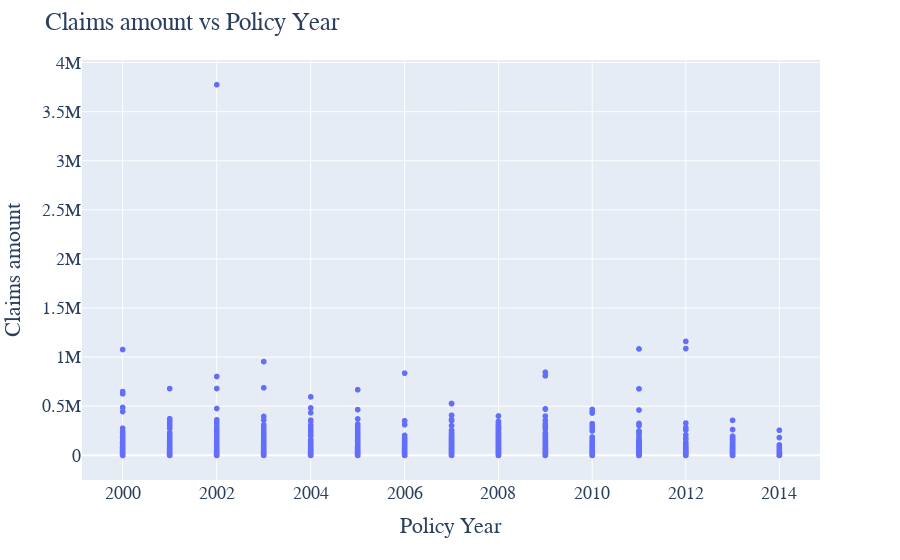

Notebook code cell kept with this figure:
### Markdown cell above
# Correlation between Claims amount and Policy Year using Interactivity and other features - Claims category and Claims cause

### Code cell
claims_5 = px.scatter(claims, x="Policy Year", y="Claims", log_x=True,hover_name="Claims_Category",hover_data=["Cause"])
claims_5.update_layout(
    title=" Claims amount vs Policy Year",
    xaxis_title="Policy Year",
    yaxis_title="Claims amount",
    font=dict(
        family="Courier New, monospace",
        size=18))       

claims_5.show()

### Figure 1 — Plotly figure (JSON) as saved in the notebook; plotly's stock layout.template omitted (floating-point values rounded to 4 significant figures; data arrays with more than 128 entries replaced by an {"elided": "..."} marker saying what was removed)
{"data": [{"customdata": {"elided": "5872x1 str values"}, "hoverlabel": {"namelength": 0}, "hovertemplate": "<b>%{hovertext}</b><br><br>Policy Year=%{x}<br>Claims=%{y}<br>Cause=%{customdata[0]}", "hovertext": {"elided": "5872 str values"}, "legendgroup": "", "marker": {"color": "#636efa", "symbol": "circle"}, "mode": "markers", "name": "", "showlegend": false, "type": "scattergl", "x": {"elided": "5872 int values"}, "xaxis": "x", "y": {"elided": "5872 int values"}, "yaxis": "y"}], "layout": {"font": {"family": "Courier New, monospace", "size": 18}, "legend": {"tracegroupgap": 0}, "margin": {"t": 60}, "title": {"text": " Claims amount vs Policy Year"}, "xaxis": {"anchor": "y", "domain": [0, 1], "title": {"text": "Policy Year"}, "type": "log"}, "yaxis": {"anchor": "x", "domain": [0, 1], "title": {"text": "Claims amount"}}}}
